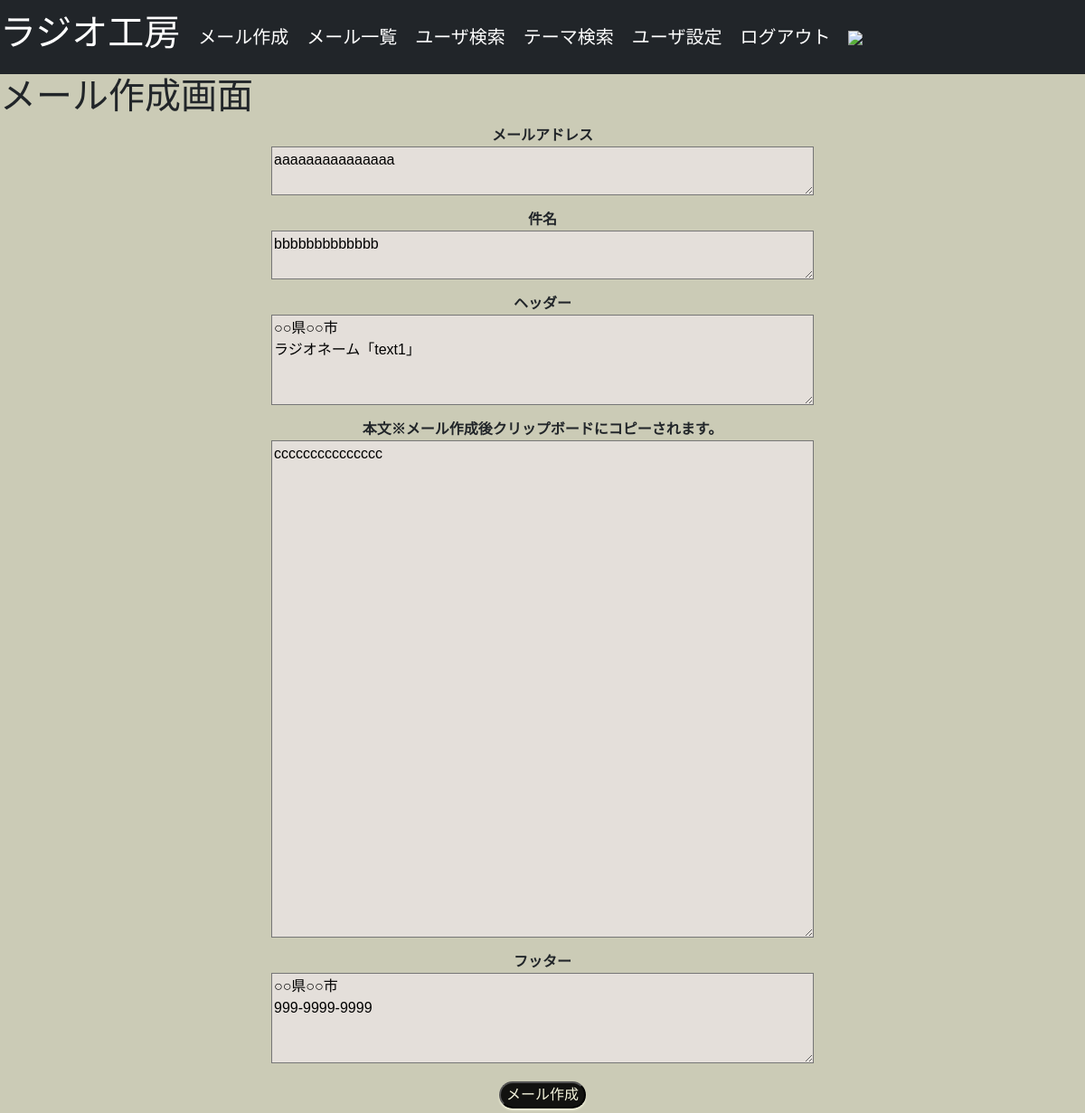
The app's page /mail/2 (signed in) with its own data.
### flaskr/models.py (models this page shows, shortened)
class Mail(db.Model):
    __tablename__ = 'mail'
    id = db.Column(db.Integer, primary_key=True)
    user_id = db.Column(db.Integer, db.ForeignKey('users.id'), nullable=False)
    to_email = db.Column(db.String(64), index=True)
    mail_topic = db.Column(db.String(50), index=True, nullable=True)
    mail_message = db.Column(db.String(800), nullable=True)
    create_at = db.Column(db.DateTime, default=datetime.now)
    @classmethod
    def select_mail_by_id(cls, id):
        return cls.query.filter(cls.id==id).first()

class User(UserMixin, db.Model):
    __tablename__ = 'users'
    id = db.Column(db.Integer, primary_key=True)
    username = db.Column(db.String(64), index=True)
    email = db.Column(db.String(64), unique=True, index=True)
    password = db.Column(
        db.String(128),
        default=generate_password_hash('snsflaskapp')
    )
    picture_path = db.Column(db.Text, default='no_image/no_image.jpg')
    header = db.Column(db.String(300), index=True, nullable=True)
    footer = db.Column(db.String(300), index=True, nullable=True)
    is_active = db.Column(db.Boolean, unique=False, default=False)
    create_at = db.Column(db.DateTime, default=datetime.now)
    update_at = db.Column(db.DateTime, default=datetime.now)
    @classmethod
    def select_user_by_id(cls, id):
        return cls.query.get(id)

### flaskr/views.py (the view, shortened to what this page needs)
@bp.route('/mail/<int:id>', methods=['GET', 'POST'])
def mail2(id):
    form = MailForm(request.form)
    if request.method == 'GET' :
        user = User.select_user_by_id(current_user.get_id())
        form.header.data = user.header
        form.footer.data = user.footer
        r_mail = Mail.select_mail_by_id(id)
        form.to_email.data = r_mail.to_email
        form.mail_topic.data = r_mail.mail_topic
        form.mail_message.data = r_mail.mail_message
    return render_template('mail.html', form = form)

### flaskr/forms.py
class MailForm(Form):
    to_email = TextAreaField('メールアドレス')
    mail_topic = TextAreaField('件名')
    header = TextAreaField('ヘッダー')
    mail_message = TextAreaField('本文※メール作成後クリップボードにコピーされます。')
    footer = TextAreaField('フッター')
    submit = SubmitField('メール作成')

### flaskr/models.py (called while the page is built)
@login_manager.user_loader
def load_user(user_id):
    return User.query.get(user_id)

### flaskr/templates/mail.html (shortened to what this page needs)
{% from "_formhelpers.html" import render_field %}
{% extends "base.html" %}
{% block content %}
<h1>メール作成画面</h1>
<div class="row">
    <form class="mail" method="POST">
    {{ render_field(form.to_email) }}
    {{ render_field(form.mail_topic) }}
    {% if current_user.is_authenticated %}
    {{ render_field(form.header) }}
    {% endif %}
    {{ render_field(form.mail_message) }}
    {% if current_user.is_authenticated %}
    {{ render_field(form.footer) }}
    {% endif %}
    {{ form.submit }}
    </form>
</div>
{% endblock %}

### flaskr/templates/_formhelpers.html (shortened to what this page needs)
{% macro render_field(field) %}
<dt>
    {{ field.label}}
        <dd>
            {{ field(**kwargs) | safe }}
        </dd>
</dt>
{% endmacro %}

### flaskr/static/css/style.css (style rules this page uses)
body { font-family: 'Noto Sans JP', sans-serif; background-color:rgb(203, 203, 182); }
.btn ,#submit { color: beige; margin:5px; background-color: rgb(18, 18, 16); border-radius: 20px; box-shadow: 0 2px 2px 0; text-decoration: none; }
.mail { display: flex; flex-direction: column; align-items: center; }
#to_email, #mail_topic, #header, #mail_message, #footer { background-color: rgb(228, 223, 218); width: 600px }
#header, #footer { height: 100px; }
#mail_message { height: 550px; }
html { scroll-behavior: smooth; }

### records on screen
Mail: to_email "aaaaaaaaaaaaaaa", mail_topic "bbbbbbbbbbbbb", mail_message "ccccccccccccccc"
User: header "○○県○○市 ラジオネーム「text1」", footer "○○県○○市 999-9999-9999"

### other values on screen
{{ field.label }} "メールアドレス 件名 ヘッダー 本文※メール作成後クリップボードにコピーされます。 フッター"
